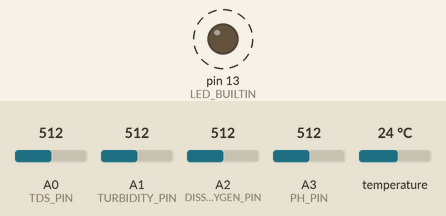
A sketch run on a simulated Arduino Uno, built with avr-gcc and run on an emulated ATmega328P. Parts: output pins drawn as LEDs (lit = HIGH). Dashed ring = blinking. The test bench sets the inputs (shaded band); at power-on: A0 (TDS_PIN) = 512, A1 (TURBIDITY_PIN) = 512, A2 (DISSOLVED_OXYGEN_PIN) = 512, A3 (PH_PIN) = 512, temperature 24 °C. Storage starts empty; what the sketch prints to the serial monitor is not drawn.

Above: at 0.4 s.
Timing chart, 0 to 4.6 s (numbered marks = the images above):
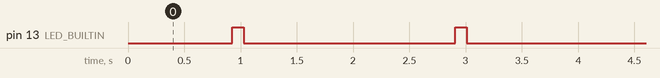

The sketch:

waterQualitySensing.ino
```cpp
//SD CARD
#include <SPI.h>
#include <SD.h>
#define FILENAME "data.txt"

//TEMP SENSOR
#include <OneWire.h>
#include <DallasTemperature.h>
#define ONE_WIRE_BUS 2
OneWire oneWire(ONE_WIRE_BUS);
DallasTemperature sensors(&oneWire);

#define TDS_PIN A0
#define TURBIDITY_PIN A1
#define DISSOLVED_OXYGEN_PIN A2
#define PH_PIN A3

void setup() {
  //Serial
  Serial.begin(9600);
  pinMode(LED_BUILTIN, OUTPUT);

  //SD CARD
  if (!SD.begin(4)) {
    Serial.println("initialization failed!");
    while (1);
  }
  writeTextToFile("time,temperature,TDS-a0,a1,a2,a3");

  //TEMP SENSOR
  // Start up the library
  sensors.begin();
}

void loop() {

  //TEMP SENSOR
  sensors.requestTemperatures();

  writeDataToFile(millis(),
                  sensors.getTempCByIndex(0),
                  analogReadVolts(TDS_PIN),
                  analogReadVolts(TURBIDITY_PIN),
                  analogReadVolts(DISSOLVED_OXYGEN_PIN),
                  readPH(PH_PIN));

  //PING LED
  digitalWrite(LED_BUILTIN, HIGH);
  delay(100);
  digitalWrite(LED_BUILTIN, LOW);

  //DELAY
  delay(1000);
}

double analogReadVolts(int pin) {
  return analogRead(pin) * (5.0 / 1023.0);
}

/**
   Write the sensor data to the file
*/
void writeDataToFile(long time, double temperature , double a0, double a1, double a2, double a3) {
  File myFile = SD.open(FILENAME, FILE_WRITE);
  // if the file opened okay, write to it:
  if (myFile) {
    myFile.print(time);
    myFile.print(",");
    myFile.print(temperature);
    myFile.print(",");
    myFile.print(a0);
    myFile.print(",");
    myFile.print(a1);
    myFile.print(",");
    myFile.print(a2);
    myFile.print(",");
    myFile.print(a3);
    myFile.println("");
    myFile.close();

    Serial.print(time);
    Serial.print(",");
    Serial.print(temperature);
    Serial.print(",");
    Serial.print(a0);
    Serial.print(",");
    Serial.print(a1);
    Serial.print(",");
    Serial.print(a2);
    Serial.print(",");
    Serial.print(a3);
    Serial.println("");
  }
}

/**
   Write a text message to the file
*/
void writeTextToFile(char * str) {
  File myFile = SD.open(FILENAME, FILE_WRITE);
  // if the file opened okay, write to it:
  if (myFile) {
    myFile.print(str);
    myFile.println("");
    myFile.close();
  }
}


double readPH(int pin) {
  unsigned long int avgValue;  //Store the average value of the sensor feedback
  float b;
  int buf[10], temp;
  for (int i = 0; i < 10; i++) //Get 10 sample value from the sensor for smooth the value
  {
    buf[i] = analogRead(pin);
    delay(10);
  }
  for (int i = 0; i < 9; i++) //sort the analog from small to large
  {
    for (int j = i + 1; j < 10; j++)
    {
      if (buf[i] > buf[j])
      {
        temp = buf[i];
        buf[i] = buf[j];
        buf[j] = temp;
      }
    }
  }
  avgValue = 0;
  for (int i = 2; i < 8; i++)               //take the average value of 6 center sample
    avgValue += buf[i];
  float phValue = (float)avgValue * 5.0 / 1024 / 6; //convert the analog into millivolt
  phValue = 3.5 * phValue;                  //convert the millivolt into pH value
  return phValue;
}
```

Measured:
- by itself, pin 13 (LED_BUILTIN): alternates HIGH for 0.10 s and LOW for 1.9 s
